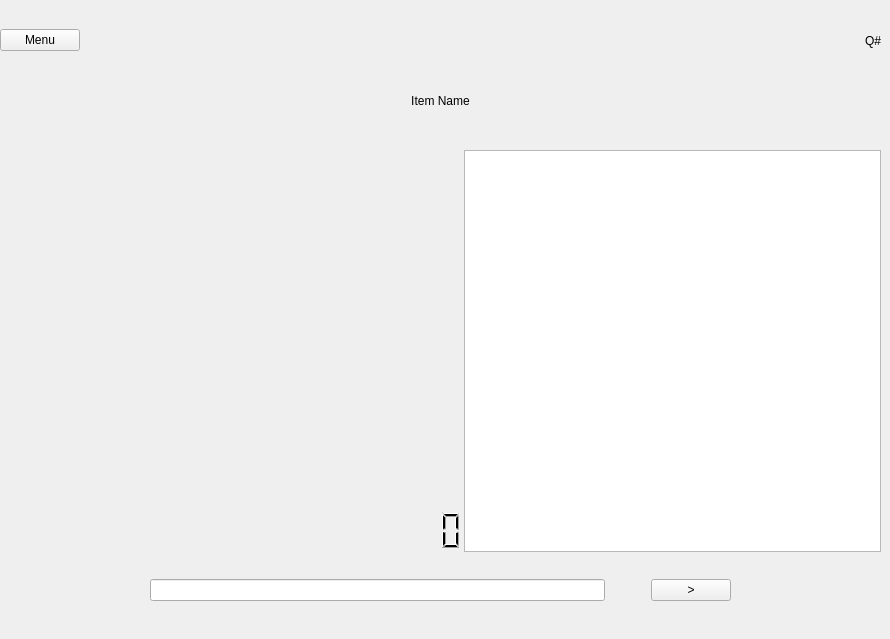
    <widget class="QWidget" name="page_6">
     <widget class="QWidget" name="horizontalLayoutWidget">
      <property name="geometry">
       <rect>
        <x>0</x>
        <y>150</y>
        <width>881</width>
        <height>402</height>
       </rect>
      </property>
      <layout class="QHBoxLayout" name="horizontalLayout_3">
       <item>
        <widget class="QLabel" name="label_product_image">
         <property name="enabled">
          <bool>true</bool>
         </property>
         <property name="sizePolicy">
          <sizepolicy hsizetype="Expanding" vsizetype="Expanding">
           <horstretch>0</horstretch>
           <verstretch>0</verstretch>
          </sizepolicy>
         </property>
         <property name="minimumSize">
          <size>
           <width>400</width>
           <height>400</height>
          </size>
         </property>
         <property name="maximumSize">
          <size>
           <width>16777215</width>
           <height>16777215</height>
          </size>
         </property>
         <property name="scaledContents">
          <bool>true</bool>
         </property>
        </widget>
       </item>
       <item>
        <spacer name="horizontalSpacer_2">
         <property name="orientation">
          <enum>Qt::Horizontal</enum>
         </property>
         <property name="sizeType">
          <enum>QSizePolicy::Minimum</enum>
         </property>
         <property name="sizeHint" stdset="0">
          <size>
           <width>40</width>
           <height>20</height>
          </size>
         </property>
        </spacer>
       </item>
       <item>
        <widget class="QTextBrowser" name="textBrowser">
         <property name="minimumSize">
          <size>
           <width>400</width>
           <height>0</height>
          </size>
         </property>
         <property name="overwriteMode">
          <bool>false</bool>
         </property>
        </widget>
       </item>
      </layout>
     </widget>
     <widget class="QWidget" name="horizontalLayoutWidget_2">
      <property name="geometry">
       <rect>
        <x>150</x>
        <y>550</y>
        <width>581</width>
        <height>80</height>
       </rect>
      </property>
      <layout class="QHBoxLayout" name="horizontalLayout_5">
       <item>
        <widget class="QLineEdit" name="lineEdit_6"/>
       </item>
       <item>
        <spacer name="horizontalSpacer_3">
         <property name="orientation">
          <enum>Qt::Horizontal</enum>
         </property>
         <property name="sizeType">
          <enum>QSizePolicy::Minimum</enum>
         </property>
         <property name="sizeHint" stdset="0">
          <size>
           <width>40</width>
           <height>20</height>
          </size>
         </property>
        </spacer>
       </item>
       <item>
        <widget class="QPushButton" name="pushButton_9">
         <property name="text">
          <string>&gt;</string>
         </property>
        </widget>
       </item>
      </layout>
     </widget>
     <widget class="QWidget" name="horizontalLayoutWidget_3">
      <property name="geometry">
       <rect>
        <x>0</x>
        <y>20</y>
        <width>881</width>
        <height>41</height>
       </rect>
      </property>
      <layout class="QHBoxLayout" name="horizontalLayout_6">
       <item>
        <widget class="QPushButton" name="pushButton_10">
         <property name="text">
          <string>Menu</string>
         </property>
        </widget>
       </item>
       <item>
        <spacer name="horizontalSpacer_4">
         <property name="orientation">
          <enum>Qt::Horizontal</enum>
         </property>
         <property name="sizeHint" stdset="0">
          <size>
           <width>40</width>
           <height>20</height>
          </size>
         </property>
        </spacer>
       </item>
       <item>
        <widget class="QLabel" name="label_3">
         <property name="text">
          <string>Q#</string>
         </property>
         <property name="alignment">
          <set>Qt::AlignCenter</set>
         </property>
        </widget>
       </item>
      </layout>
     </widget>
     <widget class="QLCDNumber" name="lcdNumber">
      <property name="geometry">
       <rect>
        <x>370</x>
        <y>510</y>
        <width>141</width>
        <height>41</height>
       </rect>
      </property>
      <property name="sizePolicy">
       <sizepolicy hsizetype="Minimum" vsizetype="Minimum">
        <horstretch>0</horstretch>
        <verstretch>0</verstretch>
       </sizepolicy>
      </property>
      <property name="frameShape">
       <enum>QFrame::NoFrame</enum>
      </property>
      <property name="frameShadow">
       <enum>QFrame::Raised</enum>
      </property>
      <property name="digitCount">
       <number>2</number>
      </property>
     </widget>
     <widget class="QLabel" name="label_2">
      <property name="geometry">
       <rect>
        <x>240</x>
        <y>70</y>
        <width>401</width>
        <height>61</height>
       </rect>
      </property>
      <property name="text">
       <string>Item Name</string>
      </property>
      <property name="textFormat">
       <enum>Qt::AutoText</enum>
      </property>
      <property name="scaledContents">
       <bool>false</bool>
      </property>
      <property name="alignment">
       <set>Qt::AlignCenter</set>
      </property>
     </widget>
    </widget>
